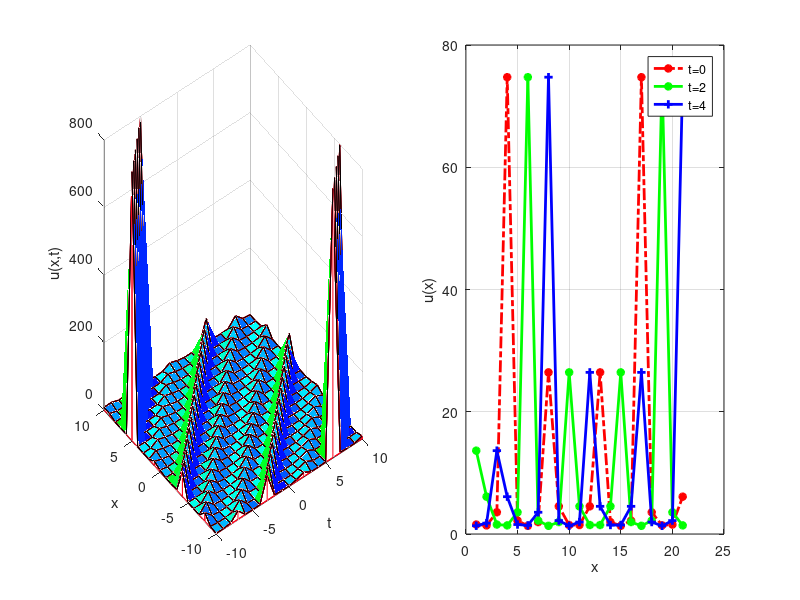

Recreate this plot in MATLAB.
clear all;
V = 1;
lamda = -.5;
xi = .5;
mu =1;



u(1,10) = 0;
for x=-10:1:10
for t=-10:1:10
    if(lamda<0 && mu >0)
        cosec = sec( sqrt(-lamda)*(x-V*t+xi)) ;
    u(x+11,t+11) = (1/6.0)*(V*V) - (2/3)*(lamda) - (1/6) - 2*lamda*(cosec*cosec)      ;
    end
end 
end


t=-10:1:10;

subplot(1,2,1)

meshz(t,t,u);
hold on;

meshc(t,t,u);
hold on;

surfc(t,t,u);
hold on;

waterfall(t,t,u);
hold on;
surfl(t,t,u);
hold on;

grid on;
xlabel('t');
zlabel('u(x,t)');
ylabel('x');

colormap hsv
%%%%%%%%%%%%%%%%%%%%%%%%%%%%%%%%%%%%%%%%%%%%%%%%%%%%%%%%%%%%%%%%%%%%%%%%%%%%%%%%%%%%%%%

subplot(1,2,2)
% for t=0
h = u(:,11);
plot(h,'-.r*', 'LineWidth',2)

hold on;
% for t=2
h = u(:,13);
plot(h,'-*g', 'LineWidth',2)
hold on;
% for t=4
h = u(:,15);
plot(h,'-+b', 'LineWidth',2)
hold on;
grid on;

legend('t=0','t=2','t=4');
xlabel('x');
ylabel('u(x)');




